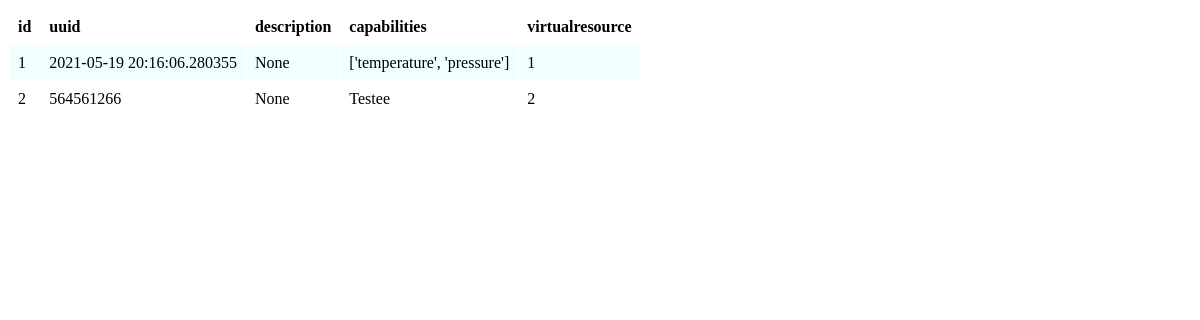
Before: /realsensors with the older database file.
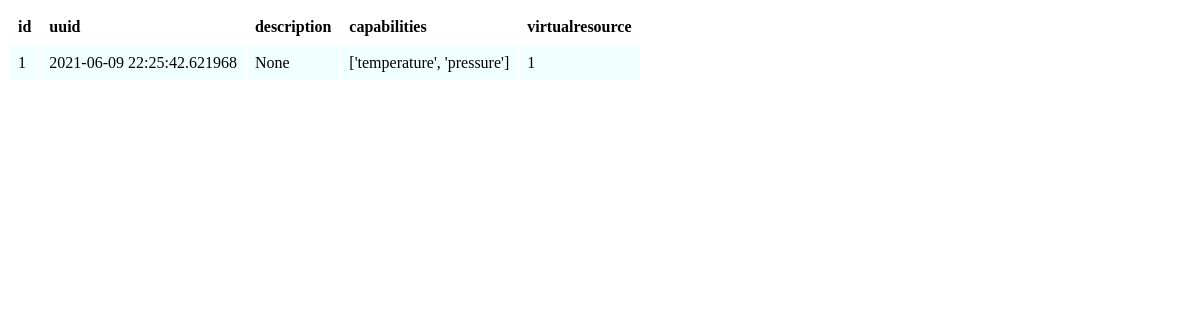
After: the same page with the newer database file.
### database.py (models this page shows)
class BaseModel(peewee.Model):
    class Meta:
        database=db

class RealSensors(BaseModel):
    uuid=peewee.TextField(unique=True)
    description = peewee.TextField(default=None)
    capabilities = peewee.TextField(default=None)
    virtualresource = peewee.ForeignKeyField(VirtualRes)

### app.py (the view)
@app.route('/realsensors', methods=['GET'])
def realsensors():
    if request.method == 'GET':
        headers = ("id", "uuid", "description", "capabilities", "virtualresource")
        realSensors = cataloguer.consultRealSensors()
        return render_template("table.html", headings=headers, data=realSensors)

### cataloguer.py (called while the page is built)
    def consultRealSensors(self):
        try:
            print("[Cataloguer] Consultando realSensors")
            rSensors = RealSensors.select()
            return rSensors
        except:
            print("[Cataloguer] Erro no processo de consulta dos Sensores Reais")
            return -1

### templates/table.html (shortened to what this page needs)
<!DOCTYPE html>
<html lang="en">
    <head>
        <link rel="stylesheet" href="/static/table.css" />
    </head>
    <body>
        <table calss="table">
            <tr class="table__header">
                {% for header in headings %}
                <th class="table__cell">{{ header }}</th>
                {% endfor %}
            </tr>
            {% for row in data.dicts() %}
            <tr class="table__row">
                {% for cell in row %}
                <td class="table__cell">{{ row[cell] }}</td>
                {% endfor %}
            </tr>
            {% endfor %}
        </table>
    </body>
</html>

### static/table.css (style rules this page uses)
.table__row:nth-child(even) { background-color:azure; }
.table__header { text-align: left; }
.table__cell { padding: 8px; }

Changed rows visible on the page:
removed RealSensors: id "2" "564561266" "None" "Testee" "2"
Other visible differences:
new list line: "2021-06-09 22:25:42.621968"
list line gone: "2021-05-19 20:16:06.280355"
